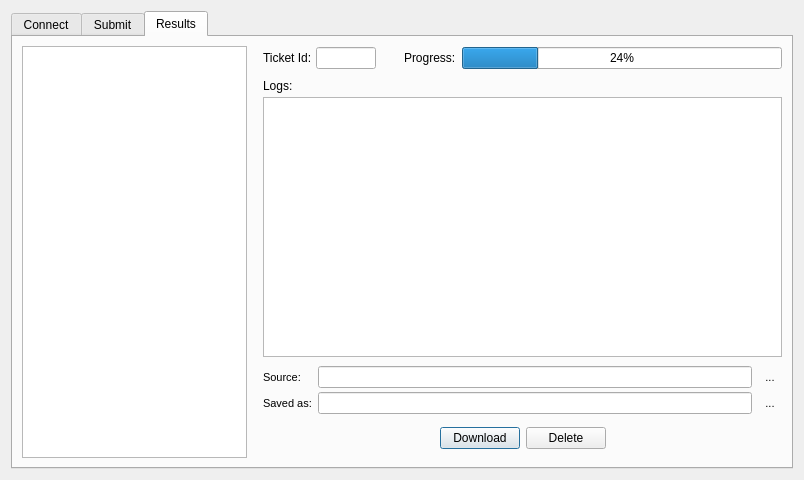
<?xml version="1.0" encoding="UTF-8"?>
<ui version="4.0">
 <class>DistributedSegmentationDialog</class>
 <widget class="QDialog" name="DistributedSegmentationDialog">
  <property name="geometry">
   <rect>
    <x>0</x>
    <y>0</y>
    <width>804</width>
    <height>480</height>
   </rect>
  </property>
  <property name="windowTitle">
   <string>LaTIM-SNAP Distributed Segmentation Service</string>
  </property>
  <layout class="QHBoxLayout" name="horizontalLayout_4">
   <item>
    <widget class="QTabWidget" name="tabWidget">
     <property name="currentIndex">
      <number>2</number>
     </property>
     <widget class="QWidget" name="tabConfigure">
      <attribute name="title">
       <string>Connect</string>
      </attribute>
      <layout class="QVBoxLayout" name="verticalLayout_2">
       <item>
        <widget class="QWidget" name="widget" native="true">
         <layout class="QGridLayout" name="gridLayout" columnstretch="2,0,0,0,0,0,0,2">
          <property name="horizontalSpacing">
           <number>6</number>
          </property>
          <property name="verticalSpacing">
           <number>8</number>
          </property>
          <item row="3" column="1">
           <widget class="QLabel" name="label">
            <property name="text">
             <string>Server URL:</string>
            </property>
            <property name="alignment">
             <set>Qt::AlignmentFlag::AlignRight|Qt::AlignmentFlag::AlignTrailing|Qt::AlignmentFlag::AlignVCenter</set>
            </property>
            <property name="buddy">
             <cstring>inServer</cstring>
            </property>
           </widget>
          </item>
          <item row="4" column="4">
           <spacer name="horizontalSpacer_7">
            <property name="orientation">
             <enum>Qt::Orientation::Horizontal</enum>
            </property>
            <property name="sizeType">
             <enum>QSizePolicy::Policy::Fixed</enum>
            </property>
            <property name="sizeHint" stdset="0">
             <size>
              <width>6</width>
              <height>20</height>
             </size>
            </property>
           </spacer>
          </item>
          <item row="4" column="6" colspan="2">
           <spacer name="horizontalSpacer">
            <property name="orientation">
             <enum>Qt::Orientation::Horizontal</enum>
            </property>
            <property name="sizeHint" stdset="0">
             <size>
              <width>40</width>
              <height>20</height>
             </size>
            </property>
           </spacer>
          </item>
          <item row="4" column="5">
           <widget class="QPushButton" name="btnGetToken">
            <property name="toolTip">
             <string>&lt;html&gt;&lt;head/&gt;&lt;body&gt;&lt;p&gt;Use this button to login on the DSS website. After you log in, you will be provided with a one-time login token. Copy and paste that token to the text box on the left.&lt;/p&gt;&lt;/body&gt;&lt;/html&gt;</string>
            </property>
            <property name="text">
             <string>Get Token</string>
            </property>
            <property name="default">
             <bool>true</bool>
            </property>
           </widget>
          </item>
          <item row="0" column="0" colspan="8">
           <widget class="QLabel" name="label_10">
            <property name="styleSheet">
             <string notr="true">font-size:13px;
font-weight:bold;
color: rgb(96, 96, 96);</string>
            </property>
            <property name="text">
             <string>LaTIM-SNAP Distributed Segmentation Services (DSS)</string>
            </property>
           </widget>
          </item>
          <item row="5" column="1">
           <spacer name="verticalSpacer_5">
            <property name="orientation">
             <enum>Qt::Orientation::Vertical</enum>
            </property>
            <property name="sizeType">
             <enum>QSizePolicy::Policy::Fixed</enum>
            </property>
            <property name="sizeHint" stdset="0">
             <size>
              <width>20</width>
              <height>5</height>
             </size>
            </property>
           </spacer>
          </item>
          <item row="4" column="2" colspan="2">
           <widget class="QLineEdit" name="inToken">
            <property name="minimumSize">
             <size>
              <width>256</width>
              <height>0</height>
             </size>
            </property>
            <property name="toolTip">
             <string>&lt;html&gt;&lt;head/&gt;&lt;body&gt;&lt;p&gt;To login for the first time, you need to obtain a one-time login token from the DSS website.&lt;/p&gt;&lt;/body&gt;&lt;/html&gt;</string>
            </property>
            <property name="maxLength">
             <number>64</number>
            </property>
            <property name="echoMode">
             <enum>QLineEdit::EchoMode::PasswordEchoOnEdit</enum>
            </property>
           </widget>
          </item>
          <item row="1" column="0" colspan="8">
           <widget class="QLabel" name="label_11">
            <property name="styleSheet">
             <string notr="true">font-size:11px;
color: rgb(96, 96, 96);</string>
            </property>
            <property name="text">
             <string>DSS is a web-based framework for connecting developers of medical image analysis algorithms to their users. Users send images to the server, and algorithm providers download these images, process them, and upload the results for users to retrieve.</string>
            </property>
            <property name="wordWrap">
             <bool>true</bool>
            </property>
           </widget>
          </item>
          <item row="4" column="0">
           <spacer name="horizontalSpacer_2">
            <property name="orientation">
             <enum>Qt::Orientation::Horizontal</enum>
            </property>
            <property name="sizeHint" stdset="0">
             <size>
              <width>40</width>
              <height>20</height>
             </size>
            </property>
           </spacer>
          </item>
          <item row="6" column="1">
           <widget class="QLabel" name="label_5">
            <property name="text">
             <string>Server Status:</string>
            </property>
            <property name="alignment">
             <set>Qt::AlignmentFlag::AlignRight|Qt::AlignmentFlag::AlignTrailing|Qt::AlignmentFlag::AlignVCenter</set>
            </property>
           </widget>
          </item>
          <item row="4" column="1">
           <widget class="QLabel" name="label_2">
            <property name="text">
             <string>Login Token:</string>
            </property>
            <property name="alignment">
             <set>Qt::AlignmentFlag::AlignRight|Qt::AlignmentFlag::AlignTrailing|Qt::AlignmentFlag::AlignVCenter</set>
            </property>
            <property name="buddy">
             <cstring>inToken</cstring>
            </property>
           </widget>
          </item>
          <item row="6" column="2">
           <widget class="QLabel" name="outStatus">
            <property name="text">
             <string>Not connected</string>
            </property>
           </widget>
          </item>
          <item row="2" column="1">
           <spacer name="verticalSpacer_4">
            <property name="orientation">
             <enum>Qt::Orientation::Vertical</enum>
            </property>
            <property name="sizeType">
             <enum>QSizePolicy::Policy::Fixed</enum>
            </property>
            <property name="sizeHint" stdset="0">
             <size>
              <width>20</width>
              <height>30</height>
             </size>
            </property>
           </spacer>
          </item>
          <item row="3" column="5">
           <widget class="QPushButton" name="btnManageServers">
            <property name="toolTip">
             <string>When you press this button, a browser will open and take you to the login page for the selected server. Once logged in, paste your authentication token into the text box on the left.</string>
            </property>
            <property name="text">
             <string>Manage...</string>
            </property>
           </widget>
          </item>
          <item row="3" column="2" colspan="2">
           <widget class="QComboBox" name="inServer"/>
          </item>
         </layout>
        </widget>
       </item>
       <item>
        <spacer name="verticalSpacer">
         <property name="orientation">
          <enum>Qt::Orientation::Vertical</enum>
         </property>
         <property name="sizeHint" stdset="0">
          <size>
           <width>20</width>
           <height>40</height>
          </size>
         </property>
        </spacer>
       </item>
      </layout>
     </widget>
     <widget class="QWidget" name="tabSubmit">
      <attribute name="title">
       <string>Submit</string>
      </attribute>
      <layout class="QGridLayout" name="gridLayout_2" columnstretch="0,1,0">
       <item row="6" column="0" colspan="2">
        <widget class="QWidget" name="widget_3" native="true"/>
       </item>
       <item row="1" column="0" colspan="2">
        <widget class="QLabel" name="outServiceDesc">
         <property name="styleSheet">
          <string notr="true">font-size:11px;
color: rgb(76, 76, 76);
</string>
         </property>
         <property name="text">
          <string>Description</string>
         </property>
         <property name="wordWrap">
          <bool>true</bool>
         </property>
        </widget>
       </item>
       <item row="2" column="0">
        <spacer name="verticalSpacer_3">
         <property name="orientation">
          <enum>Qt::Orientation::Vertical</enum>
         </property>
         <property name="sizeType">
          <enum>QSizePolicy::Policy::Fixed</enum>
         </property>
         <property name="sizeHint" stdset="0">
          <size>
           <width>20</width>
           <height>10</height>
          </size>
         </property>
        </spacer>
       </item>
       <item row="0" column="0">
        <widget class="QLabel" name="label_3">
         <property name="text">
          <string>Service:</string>
         </property>
        </widget>
       </item>
       <item row="0" column="1">
        <widget class="QComboBox" name="inService"/>
       </item>
       <item row="5" column="0" colspan="2">
        <spacer name="verticalSpacer_2">
         <property name="orientation">
          <enum>Qt::Orientation::Vertical</enum>
         </property>
         <property name="sizeHint" stdset="0">
          <size>
           <width>20</width>
           <height>40</height>
          </size>
         </property>
        </spacer>
       </item>
       <item row="0" column="2">
        <widget class="QPushButton" name="btnViewServices">
         <property name="toolTip">
          <string>&lt;html&gt;&lt;head/&gt;&lt;body&gt;&lt;p&gt;View detailed information about the available services and their status in an external web page.&lt;/p&gt;&lt;/body&gt;&lt;/html&gt;</string>
         </property>
         <property name="text">
          <string>View Services</string>
         </property>
        </widget>
       </item>
       <item row="4" column="0" colspan="3">
        <widget class="QTableView" name="tblTags">
         <property name="maximumSize">
          <size>
           <width>16777215</width>
           <height>140</height>
          </size>
         </property>
         <property name="styleSheet">
          <string notr="true">font-size:11px;</string>
         </property>
         <property name="editTriggers">
          <set>QAbstractItemView::EditTrigger::AllEditTriggers</set>
         </property>
         <property name="selectionMode">
          <enum>QAbstractItemView::SelectionMode::SingleSelection</enum>
         </property>
         <property name="selectionBehavior">
          <enum>QAbstractItemView::SelectionBehavior::SelectRows</enum>
         </property>
         <property name="sortingEnabled">
          <bool>true</bool>
         </property>
         <attribute name="verticalHeaderVisible">
          <bool>false</bool>
         </attribute>
         <attribute name="verticalHeaderCascadingSectionResizes">
          <bool>true</bool>
         </attribute>
         <attribute name="verticalHeaderMinimumSectionSize">
          <number>18</number>
         </attribute>
         <attribute name="verticalHeaderDefaultSectionSize">
          <number>18</number>
         </attribute>
         <attribute name="verticalHeaderStretchLastSection">
          <bool>false</bool>
         </attribute>
        </widget>
       </item>
       <item row="3" column="0" colspan="3">
        <widget class="QLabel" name="label_4">
         <property name="text">
          <string>Assign tags to images and other objects:</string>
         </property>
        </widget>
       </item>
       <item row="7" column="0" colspan="3">
        <widget class="QWidget" name="widget_2" native="true">
         <layout class="QHBoxLayout" name="horizontalLayout">
          <item>
           <spacer name="horizontalSpacer_3">
            <property name="orientation">
             <enum>Qt::Orientation::Horizontal</enum>
            </property>
            <property name="sizeHint" stdset="0">
             <size>
              <width>40</width>
              <height>20</height>
             </size>
            </property>
           </spacer>
          </item>
          <item>
           <widget class="QPushButton" name="btnSubmit">
            <property name="text">
             <string>Submit</string>
            </property>
           </widget>
          </item>
          <item>
           <widget class="QPushButton" name="btnResetTags">
            <property name="text">
             <string>Reset Form</string>
            </property>
           </widget>
          </item>
         </layout>
        </widget>
       </item>
      </layout>
     </widget>
     <widget class="QWidget" name="tabResults">
      <attribute name="title">
       <string>Results</string>
      </attribute>
      <layout class="QGridLayout" name="gridLayout_3" columnstretch="1,0">
       <property name="horizontalSpacing">
        <number>16</number>
       </property>
       <property name="verticalSpacing">
        <number>6</number>
       </property>
       <item row="0" column="1">
        <widget class="QWidget" name="widget_4" native="true">
         <layout class="QGridLayout" name="gridLayout_4" columnstretch="0,0,0,0,0">
          <property name="leftMargin">
           <number>0</number>
          </property>
          <property name="topMargin">
           <number>0</number>
          </property>
          <property name="rightMargin">
           <number>0</number>
          </property>
          <property name="bottomMargin">
           <number>0</number>
          </property>
          <property name="spacing">
           <number>4</number>
          </property>
          <item row="2" column="0">
           <spacer name="verticalSpacer_6">
            <property name="orientation">
             <enum>Qt::Orientation::Vertical</enum>
            </property>
            <property name="sizeType">
             <enum>QSizePolicy::Policy::Fixed</enum>
            </property>
            <property name="sizeHint" stdset="0">
             <size>
              <width>20</width>
              <height>5</height>
             </size>
            </property>
           </spacer>
          </item>
          <item row="5" column="0">
           <spacer name="verticalSpacer_7">
            <property name="orientation">
             <enum>Qt::Orientation::Vertical</enum>
            </property>
            <property name="sizeType">
             <enum>QSizePolicy::Policy::Fixed</enum>
            </property>
            <property name="sizeHint" stdset="0">
             <size>
              <width>20</width>
              <height>5</height>
             </size>
            </property>
           </spacer>
          </item>
          <item row="4" column="0" colspan="5">
           <widget class="QTableView" name="tblLog">
            <property name="styleSheet">
             <string notr="true">font-size:11px;</string>
            </property>
            <property name="editTriggers">
             <set>QAbstractItemView::EditTrigger::AllEditTriggers</set>
            </property>
            <property name="selectionMode">
             <enum>QAbstractItemView::SelectionMode::SingleSelection</enum>
            </property>
            <property name="selectionBehavior">
             <enum>QAbstractItemView::SelectionBehavior::SelectRows</enum>
            </property>
            <property name="iconSize">
             <size>
              <width>16</width>
              <height>16</height>
             </size>
            </property>
            <property name="verticalScrollMode">
             <enum>QAbstractItemView::ScrollMode::ScrollPerPixel</enum>
            </property>
            <attribute name="verticalHeaderVisible">
             <bool>false</bool>
            </attribute>
            <attribute name="verticalHeaderMinimumSectionSize">
             <number>18</number>
            </attribute>
            <attribute name="verticalHeaderDefaultSectionSize">
             <number>18</number>
            </attribute>
           </widget>
          </item>
          <item row="3" column="0">
           <widget class="QLabel" name="label_9">
            <property name="text">
             <string>Logs:</string>
            </property>
           </widget>
          </item>
          <item row="6" column="0" colspan="5">
           <widget class="QWidget" name="widget_6" native="true">
            <property name="styleSheet">
             <string notr="true">font-size:11px;</string>
            </property>
            <layout class="QGridLayout" name="gridLayout_5">
             <property name="leftMargin">
              <number>0</number>
             </property>
             <property name="topMargin">
              <number>0</number>
             </property>
             <property name="rightMargin">
              <number>0</number>
             </property>
             <property name="bottomMargin">
              <number>0</number>
             </property>
             <property name="verticalSpacing">
              <number>4</number>
             </property>
             <item row="0" column="2">
              <widget class="QLineEdit" name="outTicketWorkspace">
               <property name="toolTip">
                <string>&lt;html&gt;&lt;head/&gt;&lt;body&gt;&lt;p&gt;The workspace file that was used to create this ticket. This information is only available for tickets that were created this computer.&lt;/p&gt;&lt;/body&gt;&lt;/html&gt;</string>
               </property>
               <property name="readOnly">
                <bool>true</bool>
               </property>
              </widget>
             </item>
             <item row="0" column="0">
              <widget class="QLabel" name="label_12">
               <property name="text">
                <string>Source:</string>
               </property>
              </widget>
             </item>
             <item row="1" column="0">
              <widget class="QLabel" name="label_13">
               <property name="text">
                <string>Saved as:</string>
               </property>
              </widget>
             </item>
             <item row="1" column="2">
              <widget class="QLineEdit" name="outTicketDownloadLocation">
               <property name="toolTip">
                <string>&lt;html&gt;&lt;head/&gt;&lt;body&gt;&lt;p&gt;If you have already downloaded this ticket, the location of the downloaded workspace is shown here.&lt;/p&gt;&lt;/body&gt;&lt;/html&gt;</string>
               </property>
               <property name="readOnly">
                <bool>true</bool>
               </property>
              </widget>
             </item>
             <item row="0" column="3">
              <widget class="QToolButton" name="btnOpenSource">
               <property name="text">
                <string>...</string>
               </property>
               <property name="icon">
                <iconset resource="../../Resources/SNAPResources.qrc">
                 <normaloff>:/root/icons8_opened_folder_16.png</normaloff>:/root/icons8_opened_folder_16.png</iconset>
               </property>
               <property name="autoRaise">
                <bool>true</bool>
               </property>
              </widget>
             </item>
             <item row="1" column="3">
              <widget class="QToolButton" name="btnOpenDownloaded">
               <property name="text">
                <string>...</string>
               </property>
               <property name="icon">
                <iconset resource="../../Resources/SNAPResources.qrc">
                 <normaloff>:/root/icons8_opened_folder_16.png</normaloff>:/root/icons8_opened_folder_16.png</iconset>
               </property>
               <property name="autoRaise">
                <bool>true</bool>
               </property>
              </widget>
             </item>
            </layout>
           </widget>
          </item>
          <item row="7" column="0" colspan="5">
           <widget class="QWidget" name="widget_5" native="true">
            <property name="minimumSize">
             <size>
              <width>0</width>
              <height>20</height>
             </size>
            </property>
            <layout class="QHBoxLayout" name="horizontalLayout_2">
             <item>
              <spacer name="horizontalSpacer_4">
               <property name="orientation">
                <enum>Qt::Orientation::Horizontal</enum>
               </property>
               <property name="sizeHint" stdset="0">
                <size>
                 <width>40</width>
                 <height>20</height>
                </size>
               </property>
              </spacer>
             </item>
             <item>
              <widget class="QPushButton" name="btnDownload">
               <property name="text">
                <string>Download</string>
               </property>
               <property name="default">
                <bool>true</bool>
               </property>
              </widget>
             </item>
             <item>
              <widget class="QPushButton" name="btnDelete">
               <property name="text">
                <string>Delete</string>
               </property>
              </widget>
             </item>
             <item>
              <spacer name="horizontalSpacer_5">
               <property name="orientation">
                <enum>Qt::Orientation::Horizontal</enum>
               </property>
               <property name="sizeHint" stdset="0">
                <size>
                 <width>40</width>
                 <height>20</height>
                </size>
               </property>
              </spacer>
             </item>
            </layout>
           </widget>
          </item>
          <item row="1" column="0">
           <widget class="QLabel" name="label_7">
            <property name="text">
             <string>Ticket Id:</string>
            </property>
           </widget>
          </item>
          <item row="1" column="2">
           <spacer name="horizontalSpacer_6">
            <property name="orientation">
             <enum>Qt::Orientation::Horizontal</enum>
            </property>
            <property name="sizeType">
             <enum>QSizePolicy::Policy::Fixed</enum>
            </property>
            <property name="sizeHint" stdset="0">
             <size>
              <width>16</width>
              <height>20</height>
             </size>
            </property>
           </spacer>
          </item>
          <item row="1" column="1">
           <widget class="QLineEdit" name="outTicketId">
            <property name="maximumSize">
             <size>
              <width>60</width>
              <height>16777215</height>
             </size>
            </property>
            <property name="maxLength">
             <number>12</number>
            </property>
            <property name="readOnly">
             <bool>true</bool>
            </property>
           </widget>
          </item>
          <item row="1" column="4">
           <widget class="QStackedWidget" name="stackProgress">
            <property name="sizePolicy">
             <sizepolicy hsizetype="Preferred" vsizetype="Minimum">
              <horstretch>0</horstretch>
              <verstretch>0</verstretch>
             </sizepolicy>
            </property>
            <property name="maximumSize">
             <size>
              <width>16777215</width>
              <height>24</height>
             </size>
            </property>
            <property name="styleSheet">
             <string notr="true">QFrame: {
padding: 0px;
}</string>
            </property>
            <property name="lineWidth">
             <number>0</number>
            </property>
            <property name="currentIndex">
             <number>0</number>
            </property>
            <widget class="QWidget" name="pgProgress">
             <layout class="QHBoxLayout" name="horizontalLayout_3">
              <property name="leftMargin">
               <number>0</number>
              </property>
              <property name="topMargin">
               <number>0</number>
              </property>
              <property name="rightMargin">
               <number>0</number>
              </property>
              <property name="bottomMargin">
               <number>0</number>
              </property>
              <item>
               <widget class="QLabel" name="label_8">
                <property name="text">
                 <string>Progress:</string>
                </property>
               </widget>
              </item>
              <item>
               <widget class="QProgressBar" name="outProgress">
                <property name="value">
                 <number>24</number>
                </property>
               </widget>
              </item>
             </layout>
            </widget>
            <widget class="QWidget" name="pgQueuePos">
             <layout class="QHBoxLayout" name="horizontalLayout_5">
              <property name="leftMargin">
               <number>0</number>
              </property>
              <property name="topMargin">
               <number>0</number>
              </property>
              <property name="rightMargin">
               <number>0</number>
              </property>
              <property name="bottomMargin">
               <number>0</number>
              </property>
              <item>
               <widget class="QLabel" name="label_14">
                <property name="text">
                 <string>Queue Position:</string>
                </property>
               </widget>
              </item>
              <item>
               <widget class="QLineEdit" name="outQueuePos">
                <property name="maximumSize">
                 <size>
                  <width>60</width>
                  <height>16777215</height>
                 </size>
                </property>
                <property name="maxLength">
                 <number>12</number>
                </property>
                <property name="readOnly">
                 <bool>true</bool>
                </property>
               </widget>
              </item>
              <item>
               <spacer name="horizontalSpacer_8">
                <property name="orientation">
                 <enum>Qt::Orientation::Horizontal</enum>
                </property>
                <property name="sizeHint" stdset="0">
                 <size>
                  <width>40</width>
                  <height>20</height>
                 </size>
                </property>
               </spacer>
              </item>
             </layout>
            </widget>
           </widget>
          </item>
         </layout>
        </widget>
       </item>
       <item row="0" column="0">
        <widget class="QTableView" name="tblTickets">
         <property name="maximumSize">
          <size>
           <width>225</width>
           <height>16777215</height>
          </size>
         </property>
         <property name="styleSheet">
          <string notr="true">font-size:11px;</string>
         </property>
         <property name="selectionMode">
          <enum>QAbstractItemView::SelectionMode::SingleSelection</enum>
         </property>
         <property name="selectionBehavior">
          <enum>QAbstractItemView::SelectionBehavior::SelectRows</enum>
         </property>
         <property name="sortingEnabled">
          <bool>true</bool>
         </property>
         <attribute name="horizontalHeaderDefaultSectionSize">
          <number>75</number>
         </attribute>
         <attribute name="horizontalHeaderStretchLastSection">
          <bool>true</bool>
         </attribute>
         <attribute name="verticalHeaderVisible">
          <bool>false</bool>
         </attribute>
         <attribute name="verticalHeaderMinimumSectionSize">
          <number>18</number>
         </attribute>
         <attribute name="verticalHeaderDefaultSectionSize">
          <number>18</number>
         </attribute>
        </widget>
       </item>
      </layout>
     </widget>
    </widget>
   </item>
  </layout>
 </widget>
 <tabstops>
  <tabstop>inToken</tabstop>
  <tabstop>btnGetToken</tabstop>
  <tabstop>inService</tabstop>
  <tabstop>btnViewServices</tabstop>
  <tabstop>tblTags</tabstop>
  <tabstop>btnSubmit</tabstop>
  <tabstop>btnResetTags</tabstop>
  <tabstop>tblTickets</tabstop>
  <tabstop>outTicketId</tabstop>
  <tabstop>tblLog</tabstop>
  <tabstop>outTicketWorkspace</tabstop>
  <tabstop>btnDownload</tabstop>
  <tabstop>btnDelete</tabstop>
  <tabstop>tabWidget</tabstop>
 </tabstops>
 <resources>
  <include location="../../Resources/SNAPResources.qrc"/>
 </resources>
 <connections/>
</ui>
